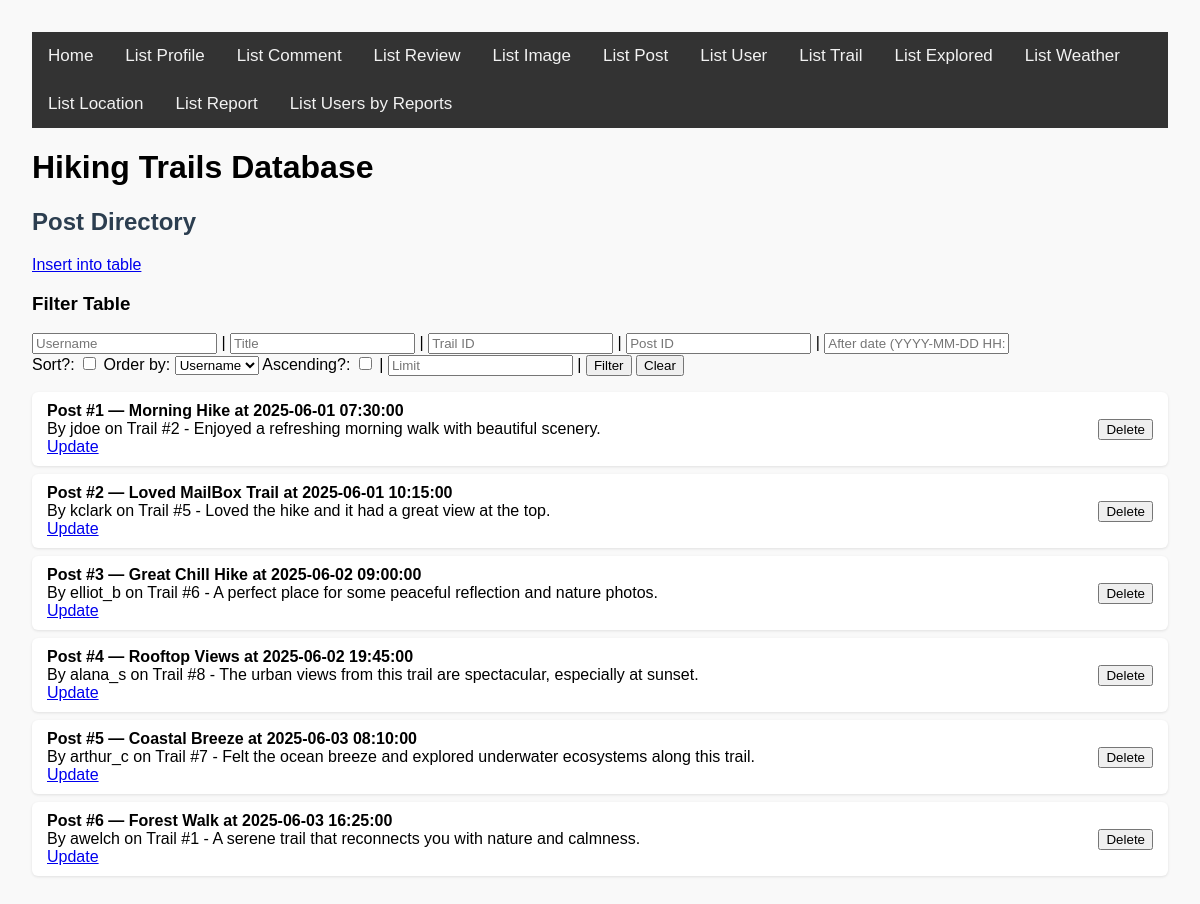
Page /list_post.php on the committed database.
### tables this page shows
CREATE TABLE `post` (
  `PostID` int(11) NOT NULL AUTO_INCREMENT PRIMARY KEY,
  `Username` varchar(64) NOT NULL,
  `TrailID` int(11) NOT NULL,
  `Description` varchar(255) NOT NULL,
  `PostDate` datetime NOT NULL DEFAULT CURRENT_TIMESTAMP,
  `Title` varchar(32) NOT NULL,
  FOREIGN KEY (`Username`) REFERENCES `profile`(`Username`) ON DELETE CASCADE,
  FOREIGN KEY (`TrailID`) REFERENCES `trail`(`TrailID`) ON DELETE CASCADE
);

### list_post.php (the view, shortened to what this page needs)
<?php
require_once 'render.php';
?>
<!DOCTYPE html>
<html lang="en">
<head>
    <link rel="stylesheet" href="base.css">
</head>
<body>
<?php require_once 'header.inc.php'; ?>
<div>
    <h2>Post Directory</h2>
    <a href="./insert.php?table=post">Insert into table</a>
    <h3>Filter Table</h3>
    <form method="GET" action="list_post.php">
    <input type="text" name="username" placeholder="Username" value="<?= htmlspecialchars($_GET['username'] ?? '') ?>">
    |
    <input type="text" name="title" placeholder="Title" value="<?= htmlspecialchars($_GET['title'] ?? '') ?>">
    |
    <input type="number" name="trail_id" placeholder="Trail ID" value="<?= htmlspecialchars($_GET['trail_id'] ?? '') ?>">
    |
    <input type="number" name="post_id" placeholder="Post ID" value="<?= htmlspecialchars($_GET['post_id'] ?? '') ?>">
    |
    <input type="text" name="after" pattern = "\d{4}-\d{2}-\d{2} \d{2}:\d{2}:\d{2}" placeholder="After date (YYYY-MM-DD HH:MM:SS)" value="<?= htmlspecialchars($_GET['after'] ?? '') ?>">
    <br>
    <label for="do_sort">Sort?:</label>
    <input type="checkbox" name="do_sort" <?= (isset($_GET['do_sort']) ? 'checked' : '') ?> />
    <label for="order_by">Order by:</label>
    <select name="order_by">">
        <option value="Username" <?= ($_GET['order_by'] ?? '') === "Username" ? 'selected' : '' ?>>Username</option>
    </select>
    <label for="order">Ascending?:</label>
    <input type="checkbox" name="order" <?= (isset($_GET['order']) ? 'checked' : '') ?> />
    |
    <input type="number" placeholder="Limit" name="limit" value="<?= htmlspecialchars($_GET['limit'] ?? '') ?>" />
    |
    <button type="submit">Filter</button>
    <button type="reset" onclick="window.location.href='list_post.php';">Clear</button>
</form>
    <?php
    $conn = new mysqli($servername, $username, $password, $database, $port);
    $order = isset($_GET['order']) ? 'ASC' : 'DESC';
    $sort = isset($_GET['do_sort']) ? " ORDER BY {$_GET['order_by']} $order" : '';
    $limit = (($_GET['limit'] ?? '') !== '') ? " LIMIT {$_GET['limit']}" : '';
    $sql = "SELECT PostID, UserName, TrailID, Title, Description, PostDate FROM post WHERE 1=1";
    $sql .= $sort . $limit;
    $stmt = $conn->prepare($sql);
    $stmt->execute();
    $post_id = $username = $trail_id = $title = null;
    render_rows(
        $stmt,
        function ($post_id, $username, $trail_id, $title, $description, $post_date) {
            $content = get_row_title("Post #$post_id — $title at $post_date") . "<br>" .
                       get_row_sub("By $username on Trail #$trail_id - $description");
            $edit_link = "<a href='update_post.php?postid=$post_id' class='edit-link'>Update</a>";
            return $content . "<br>" . $edit_link;
        },
        "PostID",
        "post",
        false,
        $post_id, $username, $trail_id, $title, $description, $post_date
    );
    ?>
</div>
</body>
</html>

### render.php (shortened to what this page needs)
<?php
function render_rows(
    mysqli_stmt $stmt,
    callable $get_row_func,
    string $primary_key_column,
    string $table_name,
    bool $is_composite = false,
    &$bound_var,
    &...$bound_vars
): void {
    $stmt->execute();
    $stmt->bind_result($bound_var, ...$bound_vars);
    $rows = [];
    while ($stmt->fetch()) {
        $row = [$bound_var];
        foreach ($bound_vars as $var) {
            $row[] = $var;
        }
        $rows[] = $row;
    }
    echo "<ul class='row-list'>";
    foreach ($rows as $row_data) {
        $clean_var = htmlspecialchars($row_data[0]);
        $form_fields = "";
        $row_id = $clean_var;
        echo "<li style='display: flex; justify-content: space-between; align-items: center; flex-direction: row;'>
            <div>" . $get_row_func(...$row_data) . "</div>";
        if (!empty($primary_key_column)) {
            echo "<form method='POST' style='margin-left: 1em;' onsubmit=\"return confirm('Delete this row?');\">
                <input type='hidden' name='row_id' value='" . $row_id . "'>
                <input type='hidden' name='table' value='" . $table_name . "'>
                $form_fields
                <button type='submit' class='delete-btn'>Delete</button>
            </form>";
        }
        echo "</li>";
    }
    echo "</ul>";
}
function get_row_title(string $column_data): string {
    return "<strong>" . $column_data . "</strong>";
}
function get_row_sub(string $column_data): string {
    return  $column_data;
}
?>

### base.css (style rules this page uses)
body { font-family: Arial, sans-serif; margin: 2em; background-color: #f9f9f9; }
h2 { color: #2c3e50; }
ul.row-list { list-style: none; padding: 0; }
ul.row-list li, .insert-input-div { background: #ffffff; padding: 10px 15px; margin: 8px 0; border-radius: 6px; box-shadow: 0 1px 3px rgba(0, 0, 0, 0.1); }

### rows in the picture
post: column_data "Post #1 — Morning Hike at 2025-06-01 07:30:00", description "By jdoe on Trail #2 - Enjoyed a refreshing morning walk with beautiful scenery."
post: column_data "Post #2 — Loved MailBox Trail at 2025-06-01 10:15:00", description "By kclark on Trail #5 - Loved the hike and it had a great view at the top."
post: column_data "Post #3 — Great Chill Hike at 2025-06-02 09:00:00", description "By elliot_b on Trail #6 - A perfect place for some peaceful reflection and nature photos."
post: column_data "Post #4 — Rooftop Views at 2025-06-02 19:45:00", description "By alana_s on Trail #8 - The urban views from this trail are spectacular, especially at sunset."
post: column_data "Post #5 — Coastal Breeze at 2025-06-03 08:10:00", description "By arthur_c on Trail #7 - Felt the ocean breeze and explored underwater ecosystems along this trail."
post: column_data "Post #6 — Forest Walk at 2025-06-03 16:25:00", description "By awelch on Trail #1 - A serene trail that reconnects you with nature and calmness."
